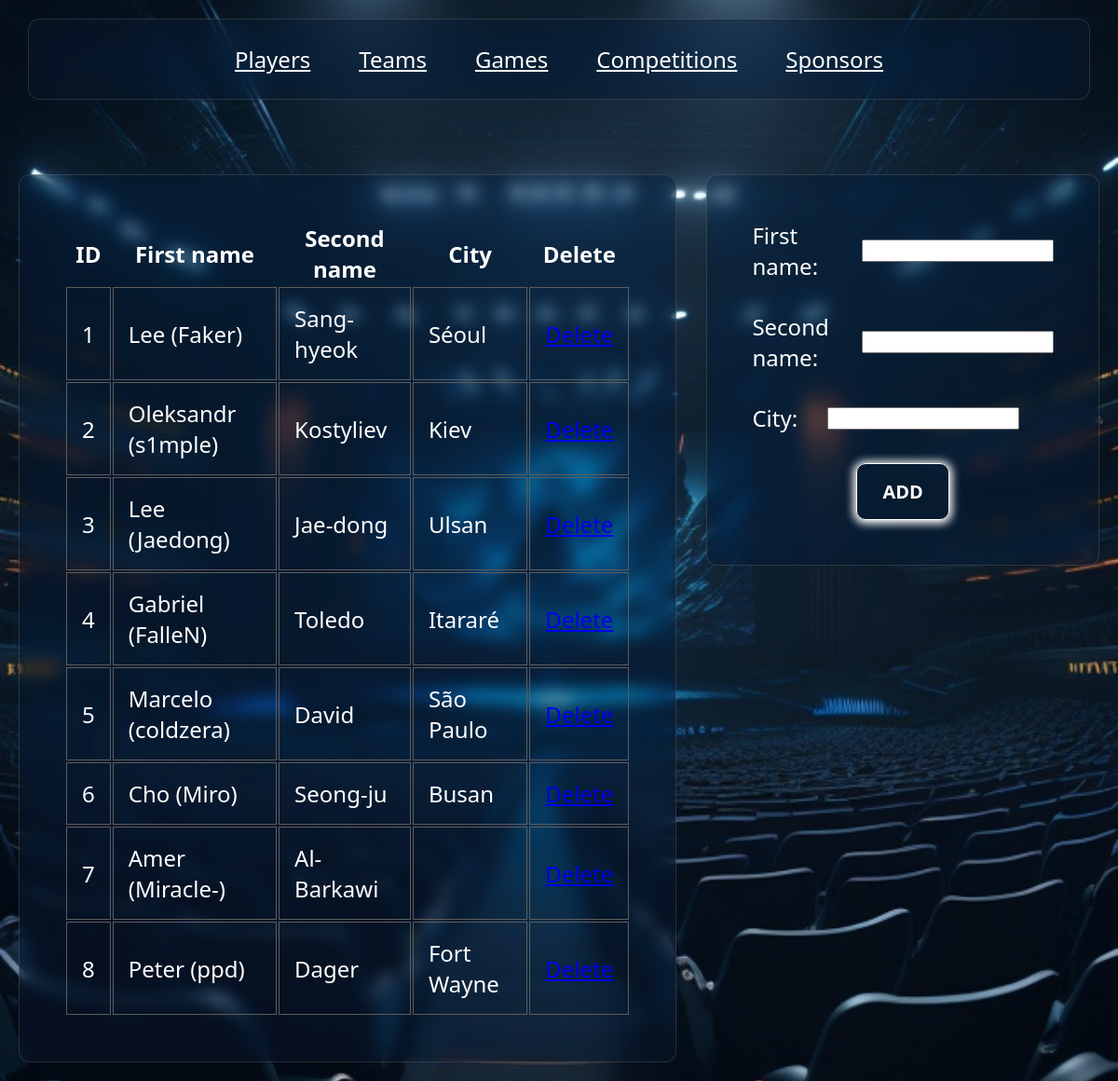
The page /PHP/Sections/PlayerSection.php on the database its author committed.
### tables this page shows
CREATE TABLE IF NOT EXISTS player (
  id int(10) NOT NULL AUTO_INCREMENT,
  first_name varchar(50) NOT NULL,
  second_name varchar(50) NOT NULL,
  city  varchar(70) NOT NULL,
  team_id INT(10),
  game_id INT(10),
  PRIMARY KEY (id),
  CONSTRAINT fk_player_game
  FOREIGN KEY (game_id)
  REFERENCES game(id),
  CONSTRAINT fk_player_team
  FOREIGN KEY (team_id)
  REFERENCES team(id)
);

### PHP/DBManager.php (called while the page is built)
<?php
class DBManager
{
  private $bdd;
  public function __construct()
  {
    try {
      $this->bdd = new PDO(
        'mysql:host=localhost;dbname=esport;charset=utf8',
        'root',
        'root'
      );
    } catch (Exception $e) {
      die('Erreur : ' . $e->getMessage());
    }
  }
  public function getConnexion()
  {
    return $this->bdd;
  }
}
?>

### PHP/Player/ManagerPlayer.php (called while the page is built, shortened)
<?php
require '../DBManager.php';
require 'Player.php';
class ManagerPlayer extends DBManager
{
  public function getAll()
  {
    $res = $this->getConnexion()->query('SELECT * FROM player');
    $playerList = [];
    foreach ($res as $player) {
      $newPlayer = new Player();
      $newPlayer->setId($player['id']);
      $newPlayer->setFirstName($player['first_name']);
      $newPlayer->setSecondName($player['second_name']);
      $newPlayer->setCity($player['city']);
      $playerList[] = $newPlayer;
    }
    return $playerList;
  }
}
?>

### PHP/Player/Player.php (called while the page is built)
<?php
class Player
{
  private $first_name;
  private $second_name;
  private $city;
  private $id;
  public function getId()
  {
    return $this->id;
  }
  public function setId($id)
  {
    return $this->id = $id;
  }
  public function getFirstName()
  {
    return $this->first_name;
  }
  public function setFirstName($first_name)
  {
    return $this->first_name = $first_name;
  }
  public function getSecondName()
  {
    return $this->second_name;
  }
  public function setSecondName($second_name)
  {
    return $this->second_name = $second_name;
  }
  public function getCity()
  {
    return $this->city;
  }
  public function setCity($city)
  {
    return $this->city = $city;
  }
}
?>

### PHP/Sections/PlayerSection.php (the view, shortened to what this page needs)
<!DOCTYPE html>
<html lang="en">
<head>
  <link rel="stylesheet" href="../../style.css">
</head>
<?php
require '../Player/ManagerPlayer.php';
$managerPlayer = new ManagerPlayer();
$allPlayers = $managerPlayer->getAll();
?>
<body>
  <nav>
    <div>
      <a href="./PlayerSection.php">Players</a>
      <a href="./TeamSection.php">Teams</a>
      <a href="../../index.php">Games</a>
      <a href="./CompetitionSection.php">Competitions</a>
      <a href="./SponsorsSection.php">Sponsors</a>
    </div>
  </nav>
  <div class="manager">
    <table class="table">
      <thead id="top-tr">
        <tr>
          <th>ID</th>
          <th>First name</th>
          <th>Second name</th>
          <th>City</th>
          <th>Delete</th>
        </tr>
      </thead>
      <tbody>
        <?php
        foreach ($allPlayers as $player) {
          $removeUrl = '?delete=' . $player->getId();
          $removeLink = '<a href="' . $removeUrl . '">Delete</a>';
          echo ('<tr>');
          echo ('<td>' . $player->getId() . '</td>');
          echo ('<td>' . $player->getFirstName() . '</td>');
          echo ('<td>' . $player->getSecondName() . '</td>');
          echo ('<td>' . $player->getCity() . '</td>');
          echo ('<td>' . $removeLink . '</td>');
          echo ('</tr>');
        }
        ?>
      </tbody>
    </table>
    <form action="./PlayerSection.php" method="POST">
      <div>
        <label for="first_name">First name:</label>
        <input type="text" name="first_name" id="first_name">
      </div>
      <div>
        <label for="second_name">Second name:</label>
        <input type="text" name="second_name" id="second_name">
      </div>
      <div>
        <label for="city">City:</label>
        <input type="text" name="city" id="city">
      </div>
      <input type="submit" value="ADD">
    </form>
  </div>
</body>
</html>

### style.css (style rules this page uses)
* { font-family: system-ui, -apple-system, BlinkMacSystemFont, "Segoe UI", Roboto, Oxygen, Ubuntu, Cantarell, "Open Sans", "Helvetica Neue", sans-serif; }
body { background: url("./assets/gaming_esport.jpg"); background-repeat: no-repeat; background-size: cover; background-position: center; color: white; margin: 20px; display: flex; flex-direction: column; justify-content: center; align-items: center; gap: 5rem; }
nav { display: flex; flex-direction: row; justify-content: center; align-items: center; width: 95vw; margin: 0; padding: 0; box-sizing: border-box; backdrop-filter: blur(16px) saturate(180%); -webkit-backdrop-filter: blur(16px) saturate(180%); background-color: rgba(17, 25, 40, 0.388); border-radius: 12px; border: 1px solid rgba(255, 255, 255, 0.125); font-weight: bold; }
div { display: flex; flex-direction: row; gap: 2rem; font-size: 1.5rem; }
nav > div > a { padding: 10px; background: none; color: white; border: none; font-size: 1.5rem; margin-top: 1rem; margin-bottom: 1rem; font-weight: 500; }
form, .glass { backdrop-filter: blur(8px) saturate(180%); -webkit-backdrop-filter: blur(16px) saturate(180%); background-color: rgba(17, 25, 40, 0.388); padding: 3rem; border-radius: 12px; border: 1px solid rgba(255, 255, 255, 0.125); gap: 2rem; display: flex; flex-direction: column; justify-content: center; align-items: center; }
form > div, .glass { display: flex; flex-direction: row; justify-content: center; align-items: center; }
td { border: solid 1px rgb(93, 93, 93); margin: 0; }
.table { backdrop-filter: blur(8px) saturate(180%); -webkit-backdrop-filter: blur(5px) saturate(180%); background-color: rgba(17, 25, 40, 0.388); padding: 3rem; border-radius: 12px; border: 1px solid rgba(255, 255, 255, 0.125); }
.table > thead { font-size: 1.5rem; }
td { padding: 1rem; }
tbody { margin-top: 2rem; }
#top-tr { margin-bottom: 2rem; }
.manager { display: flex; justify-content: flex; flex-direction: row; align-items: flex-start; }
form > div { width: 100%; display: flex; justify-content: flex-start; }
form > input { padding: 1rem; border-radius: 10px; width: 100px; font-size: 20px; background: none; box-shadow: 0px 1px 10px 3px white; border-style: none; border: solid 1px white; color: white; font-weight: bold; }

### rows shown on the page
player: id "1", first_name "Lee (Faker)", second_name "Sang-hyeok", city "Séoul"
player: id "2", first_name "Oleksandr (s1mple)", second_name "Kostyliev", city "Kiev"
player: id "3", first_name "Lee (Jaedong)", second_name "Jae-dong", city "Ulsan"
player: id "4", first_name "Gabriel (FalleN)", second_name "Toledo", city "Itararé"
player: id "5", first_name "Marcelo (coldzera)", second_name "David", city "São Paulo"
player: id "6", first_name "Cho (Miro)", second_name "Seong-ju", city "Busan"
player: id "7", first_name "Amer (Miracle-)", second_name "Al-Barkawi"
player: id "8", first_name "Peter (ppd)", second_name "Dager", city "Fort Wayne"
